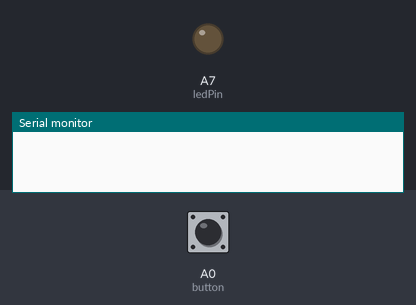
Simulated run of this program. Board: Teensy 3. Shown: output pins drawn as LEDs (lit = HIGH), the last lines printed to the serial monitor. Dashed ring = blinking. The test bench sets the inputs (shaded band); at power-on: A0 (button) HIGH.

Above: at 1.2 s.
1.3 s: A0 (button) pulled LOW for 3.2 s
At 1.9 s:
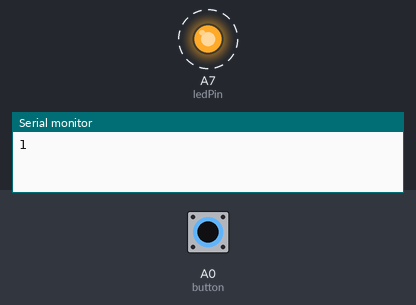
Timing chart, 0 to 5.8 s (numbered marks = the images above; inputs shaded):
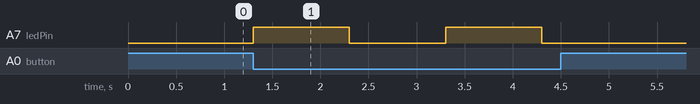

Measured:
- after the input at 1.3 s, A7 (ledPin): alternates HIGH for 1.0 s and LOW for 1.0 s, 4 changes in all, then stays LOW, starting at once

The program:

main.cpp
```cpp
#include <Arduino.h>
#define ledPin 21
#define button 14


// constants won't change. Used here to set a pin number:
// the number of the LED pin

// Variables will change:
int ledState = LOW;             // ledState used to set the LED
int buttonState;
int previousButtonState;
int buttonCount;


// Generally, you should use "unsigned long" for variables that hold time
// The value will quickly become too large for an int to store
unsigned long previousMillis = 0;        // will store last time LED was updated

// constants won't change:
const long interval = 1000;           // interval at which to blink (milliseconds)

void setup() {
  // set the digital pin as output:
  pinMode(ledPin, OUTPUT);
  pinMode(button, INPUT_PULLUP);
  Serial.begin(115200);
}

void loop() {
  // here is where you'd put code that needs to be running all the time.
  // check to see if it's time to blink the LED; that is, if the difference
  // between the current time and last time you blinked the LED is bigger than
  // the interval at which you want to blink the LED.
  unsigned long currentMillis = millis();

  previousButtonState = buttonState;
  buttonState = digitalRead(button);
  if (previousButtonState == HIGH && buttonState == LOW){
    buttonCount++;
    Serial.println(buttonCount);
  }


  if(buttonState==LOW){
      if (currentMillis - previousMillis >= interval) {
        // save the last time you blinked the LED
        previousMillis = currentMillis;

        // if the LED is off turn it on and vice-versa:
        if (ledState == LOW) {
        ledState = HIGH;
        } else {
        ledState = LOW;
        }

        // set the LED with the ledState of the variable:
        digitalWrite(ledPin, ledState);
    }
  }
  else{
      digitalWrite(ledPin, LOW);
  }

}
```
